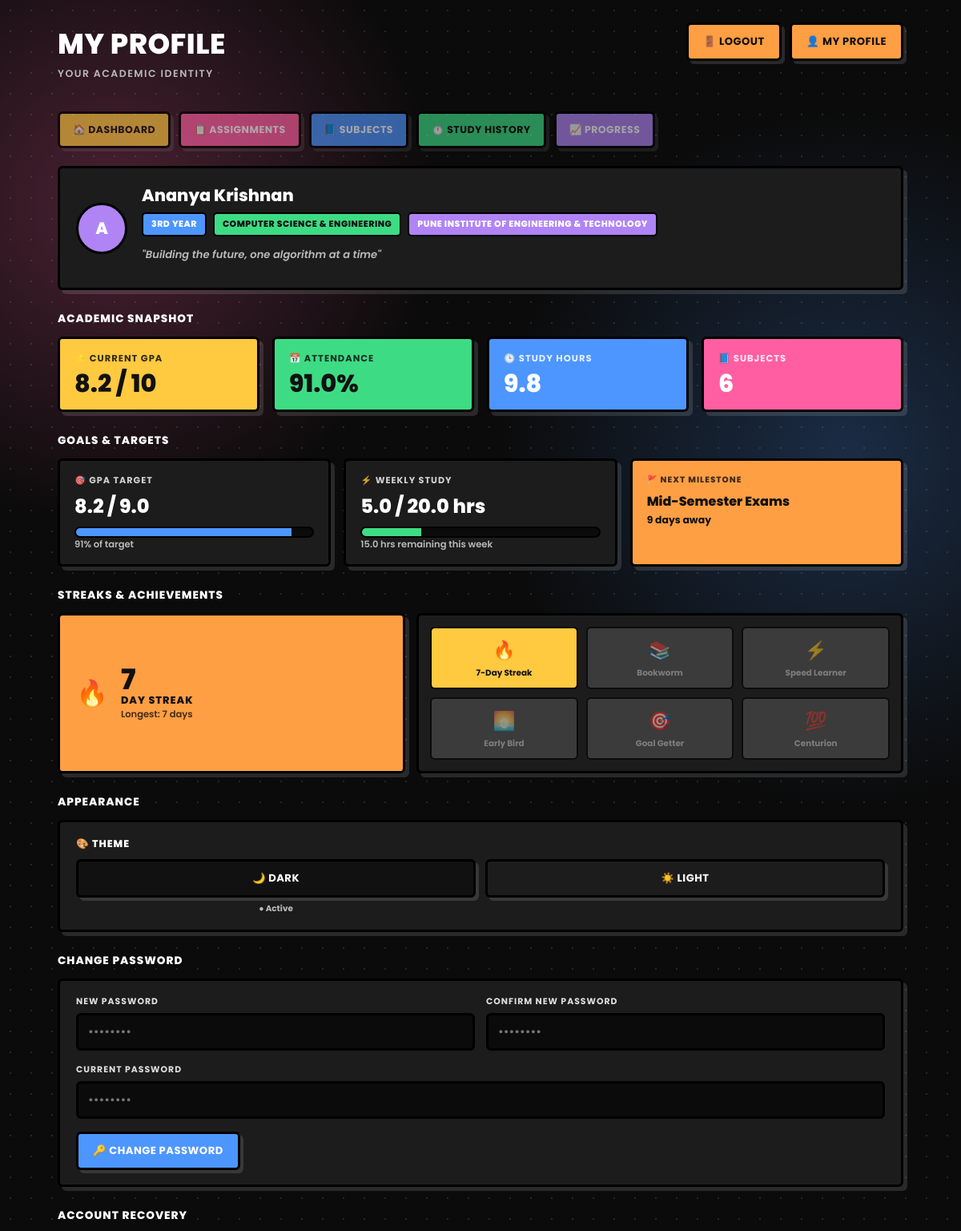
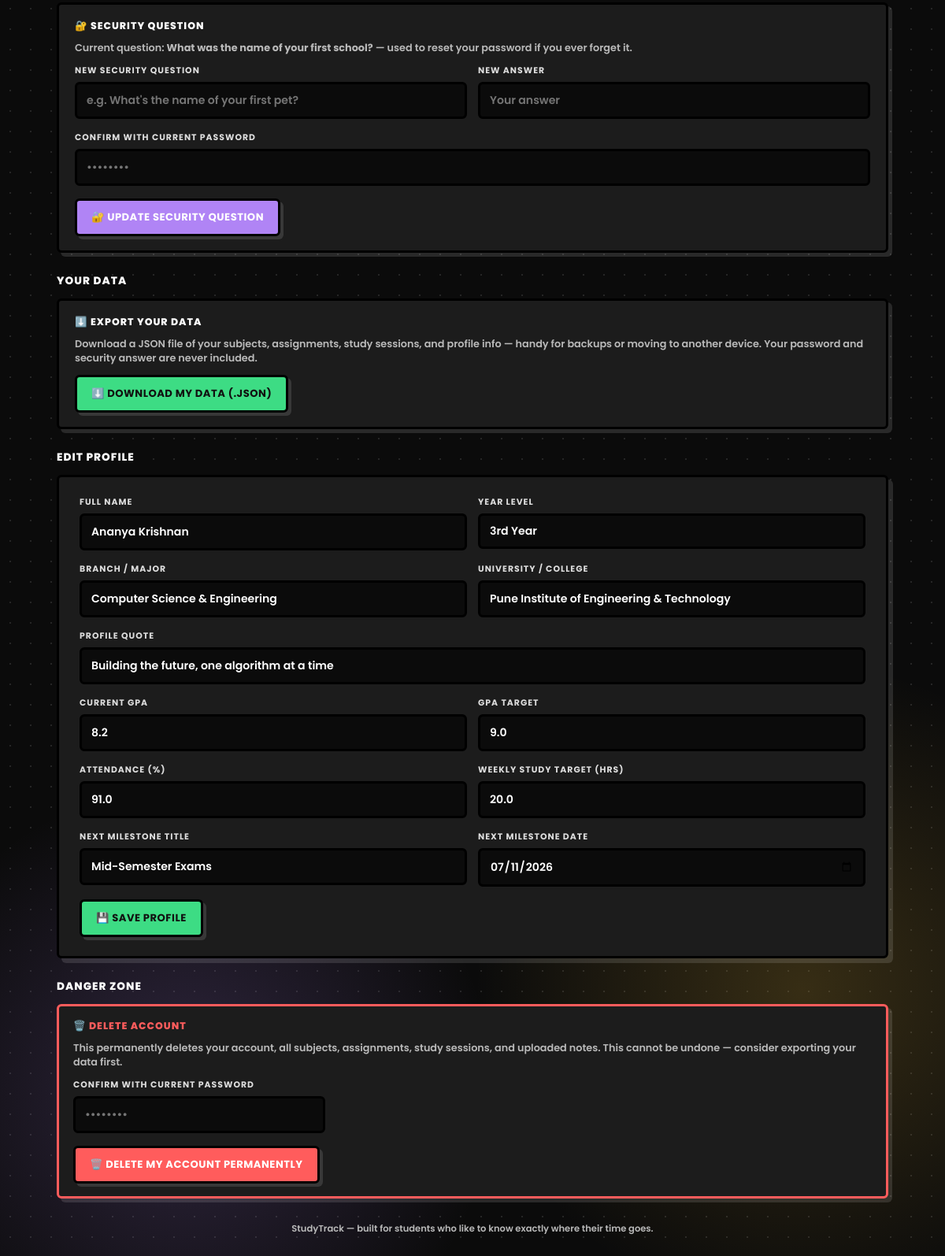
The app's page /profile (signed in) with its own data (2 pictures, top to bottom).
### app.py (models this page shows)
class User(db.Model, UserMixin):
    id = db.Column(db.Integer, primary_key=True)
    email = db.Column(db.String(150), unique=True, nullable=False)
    password_hash = db.Column(db.String(255), nullable=False)
    name = db.Column(db.String(120), default='')
    year_level = db.Column(db.String(20), default='1st Year')
    branch = db.Column(db.String(120), default='')
    university = db.Column(db.String(150), default='')
    bio = db.Column(db.String(255), default='Building the future, one algorithm at a time')
    theme = db.Column(db.String(10), default='dark')  # 'dark' or 'light'
    security_question = db.Column(db.String(200), default='')
    security_answer_hash = db.Column(db.String(255), default='')
    gpa_current = db.Column(db.Float, default=0.0)
    gpa_target = db.Column(db.Float, default=9.0)
    attendance = db.Column(db.Float, default=0.0)
    weekly_study_target = db.Column(db.Float, default=15.0)  # hours
    next_milestone_title = db.Column(db.String(150), default='')
    next_milestone_date = db.Column(db.Date, nullable=True)
    active_subject_id = db.Column(db.Integer, db.ForeignKey('subject.id'), nullable=True)
    active_started_at = db.Column(db.DateTime, nullable=True)
    active_stopped_at = db.Column(db.DateTime, nullable=True)
    created_at = db.Column(db.DateTime, default=datetime.utcnow)
    subjects = db.relationship('Subject', backref='owner', cascade='all, delete-orphan',
                                foreign_keys='Subject.user_id')
    assignments = db.relationship('Assignment', backref='owner', cascade='all, delete-orphan')
    study_sessions = db.relationship('StudySession', backref='owner', cascade='all, delete-orphan')

### app.py (the view, shortened to what this page needs)
@app.route('/profile', methods=['GET', 'POST'])
@login_required
def profile():
    subjects_count = Subject.query.filter_by(user_id=current_user.id).count()
    total_minutes = db.session.query(db.func.coalesce(db.func.sum(StudySession.duration_minutes), 0)).filter_by(
        user_id=current_user.id
    ).scalar()
    total_hours = round((total_minutes or 0) / 60, 1)
    today = date.today()
    week_start = today - timedelta(days=today.weekday())
    week_minutes = db.session.query(db.func.coalesce(db.func.sum(StudySession.duration_minutes), 0)).filter(
        StudySession.user_id == current_user.id,
        StudySession.session_date >= week_start
    ).scalar()
    week_hours = round((week_minutes or 0) / 60, 1)
    day_set = days_with_sessions(current_user.id)
    current_streak = calculate_current_streak(day_set)
    longest_streak = calculate_longest_streak(day_set)
    badges = get_badges(current_user, subjects_count, longest_streak, total_hours)
    gpa_progress_pct = min(round((current_user.gpa_current / current_user.gpa_target) * 100), 100) if current_user.gpa_target else 0
    week_progress_pct = min(round((week_hours / current_user.weekly_study_target) * 100), 100) if current_user.weekly_study_target else 0
    days_away = None
    if current_user.next_milestone_date:
        days_away = (current_user.next_milestone_date - today).days
    return render_template(
        'profile.html',
        subjects_count=subjects_count,
        total_hours=total_hours,
        week_hours=week_hours,
        current_streak=current_streak,
        longest_streak=longest_streak,
        badges=badges,
        gpa_progress_pct=gpa_progress_pct,
        week_progress_pct=week_progress_pct,
        days_away=days_away,
        year_levels=YEAR_LEVELS,
    )

### app.py (called while the page is built, shortened)
@login_manager.user_loader
def load_user(user_id):
    return User.query.get(int(user_id))

def days_with_sessions(user_id):
    rows = db.session.query(StudySession.session_date).filter(
        StudySession.user_id == user_id
    ).distinct().all()
    return set(r[0] for r in rows if r[0] is not None)

def calculate_current_streak(day_set):
    if not day_set:
        return 0
    streak = 0
    cur = date.today()
    while cur in day_set:
        streak += 1
        cur -= timedelta(days=1)
    return streak

def calculate_longest_streak(day_set):
    if not day_set:
        return 0
    days = sorted(day_set)
    longest = 1
    cur = 1
    for i in range(1, len(days)):
        if (days[i] - days[i - 1]).days == 1:
            cur += 1
        else:
            cur = 1
        longest = max(longest, cur)
    return longest

def get_badges(user, subjects_count, longest_streak, total_hours):
    badges = [
        {'name': '7-Day Streak', 'icon': '🔥', 'unlocked': longest_streak >= 7},
        {'name': 'Bookworm', 'icon': '📚', 'unlocked': subjects_count >= 10},
        {'name': 'Speed Learner', 'icon': '⚡', 'unlocked': total_hours >= 50},
        {'name': 'Early Bird', 'icon': '🌅', 'unlocked': StudySession.query.filter(
            StudySession.user_id == user.id, StudySession.start_time != '',
            StudySession.start_time < '07:00'
        ).first() is not None},
        {'name': 'Goal Getter', 'icon': '🎯', 'unlocked': user.gpa_current >= user.gpa_target and user.gpa_current > 0},
        {'name': 'Centurion', 'icon': '💯', 'unlocked': total_hours >= 100},
    ]
    return badges

@app.context_processor
def inject_active_timer():
    return {'global_active_timer': None}

### templates/profile.html (shortened to what this page needs)
{% extends "base.html" %}
{% block page_title %}My Profile{% endblock %}
{% block page_subtitle %}Your academic identity{% endblock %}
{% block top_actions %}
<a href="{{ url_for('logout') }}" class="btn btn-orange">🚪 Logout</a>
{% endblock %}
{% block content %}
<div class="profile-header">
  <div class="avatar-circle">{{ current_user.name[:1]|upper if current_user.name else '?' }}</div>
  <div>
    <p class="profile-name">{{ current_user.name or 'Unnamed Student' }}</p>
    <div class="profile-tags">
      <span class="badge badge-blue">{{ current_user.year_level }}</span>
      {% if current_user.branch %}<span class="badge badge-green">{{ current_user.branch }}</span>{% endif %}
      {% if current_user.university %}<span class="badge badge-purple">{{ current_user.university }}</span>{% endif %}
    </div>
    {% if current_user.bio %}<p class="profile-quote">"{{ current_user.bio }}"</p>{% endif %}
  </div>
</div>
<div class="section-heading">Academic Snapshot</div>
<div class="stat-grid">
  <div class="stat-box sb-yellow">
    <div class="label">⭐ Current GPA</div>
    <div class="value">{{ current_user.gpa_current }} / 10</div>
  </div>
  <div class="stat-box sb-green">
    <div class="label">📅 Attendance</div>
    <div class="value">{{ current_user.attendance }}%</div>
  </div>
  <div class="stat-box sb-blue">
    <div class="label">🕒 Study Hours</div>
    <div class="value">{{ total_hours }}</div>
  </div>
  <div class="stat-box sb-pink">
    <div class="label">📘 Subjects</div>
    <div class="value">{{ subjects_count }}</div>
  </div>
</div>
<div class="section-heading">Goals & Targets</div>
<div class="stat-grid" style="grid-template-columns: repeat(auto-fit, minmax(220px, 1fr));">
  <div class="goal-box">
    <div class="label">🎯 GPA Target</div>
    <div class="value">{{ current_user.gpa_current }} / {{ current_user.gpa_target }}</div>
    <div class="progress-track"><div class="progress-fill" style="width:{{ gpa_progress_pct }}%;"></div></div>
    <div class="sub">{{ gpa_progress_pct }}% of target</div>
  </div>
  <div class="goal-box">
    <div class="label">⚡ Weekly Study</div>
    <div class="value">{{ week_hours }} / {{ current_user.weekly_study_target }} hrs</div>
    <div class="progress-track"><div class="progress-fill green" style="width:{{ week_progress_pct }}%;"></div></div>
    <div class="sub">{{ [current_user.weekly_study_target - week_hours, 0]|max }} hrs remaining this week</div>
  </div>
  <div class="milestone-box">
    <div class="label">🚩 Next Milestone</div>
    <div class="title">{{ current_user.next_milestone_title or 'Not set' }}</div>
    {% if days_away is not none %}
      <div class="days">{{ days_away }} day{{ 's' if days_away != 1 }} away</div>
    {% endif %}
  </div>
</div>
<div class="section-heading">Streaks & Achievements</div>
<div class="field-grid" style="grid-template-columns: 1fr 1.4fr;">
  <div class="streak-box">
    <div style="font-size:2rem;">🔥</div>
    <div>
      <div class="num">{{ current_streak }}</div>
      <div class="lbl">Day Streak</div>
      <div class="longest">Longest: {{ longest_streak }} days</div>
    </div>
  </div>
  <div class="badge-shelf">
    {% for b in badges %}
    <div class="badge-item {{ 'unlocked b' ~ loop.index0 if b.unlocked else 'locked' }}">
      <div class="ic">{{ b.icon }}</div>
      {{ b.name }}
    </div>
    {% endfor %}
  </div>
</div>
<div class="section-heading">Appearance</div>
<div class="panel panel-dark">
  <div class="panel-label">🎨 Theme</div>
  <div class="theme-row">
    <div class="theme-option">
      <form method="POST" action="{{ url_for('set_theme', mode='dark') }}">
        <button type="submit" class="btn btn-dark btn-block">🌙 Dark</button>
      </form>
      <div class="active-mark">{{ '● Active' if current_user.theme == 'dark' else '' }}</div>
    </div>
    <div class="theme-option">
      <form method="POST" action="{{ url_for('set_theme', mode='light') }}">
        <button type="submit" class="btn btn-outline btn-block">☀️ Light</button>
      </form>
    </div>
  </div>
</div>
<div class="section-heading">Change Password</div>
<div class="panel panel-dark">
  <form method="POST" action="{{ url_for('change_password') }}">
    <div class="field-grid auth-field">
      <div class="field">
        <label>New Password</label>
        <input type="password" name="new_password" placeholder="••••••••" required minlength="6">
      </div>
      <div class="field">
        <label>Confirm New Password</label>
        <input type="password" name="confirm_password" placeholder="••••••••" required minlength="6">
      </div>
    </div>
    <div class="auth-field field">
      <label>Current Password</label>
      <input type="password" name="current_password" placeholder="••••••••" required>
    </div>
    <button type="submit" class="btn btn-blue">🔑 Change Password</button>
  </form>
</div>
<div class="section-heading">Account Recovery</div>
<div class="panel panel-dark">
  <div class="panel-label">🔐 Security Question</div>
  <p style="font-size:0.8rem; color:var(--text-dim); font-weight:600; margin:0 0 12px;">
    Current question: <strong>{{ current_user.security_question or 'Not set' }}</strong>
    — used to reset your password if you ever forget it.
  </p>
  <form method="POST" action="{{ url_for('update_security') }}">
    <div class="field-grid auth-field">
      <div class="field">
        <label>New Security Question</label>
        <input type="text" name="security_question" placeholder="e.g. What's the name of your first pet?">
      </div>
      <div class="field">
        <label>New Answer</label>
        <input type="text" name="security_answer" placeholder="Your answer">
      </div>
    </div>
    <div class="auth-field field">
      <label>Confirm with Current Password</label>
      <input type="password" name="current_password" placeholder="••••••••" required>
    </div>
    <button type="submit" class="btn btn-purple">🔐 Update Security Question</button>
  </form>
</div>
<div class="section-heading">Your Data</div>
<div class="panel panel-dark">
  <div class="panel-label">⬇️ Export Your Data</div>
  <p style="font-size:0.8rem; color:var(--text-dim); font-weight:600; margin:0 0 12px;">
    Download a JSON file of your subjects, assignments, study sessions, and profile
    info — handy for backups or moving to another device. Your password and security
    answer are never included.
  </p>
  <a href="{{ url_for('export_data') }}" class="btn btn-green">⬇️ Download My Data (.json)</a>
</div>
<div class="section-heading">Edit Profile</div>
<div class="form-card" style="max-width:none;">
  <form method="POST" action="{{ url_for('profile') }}">
    <div class="field-grid auth-field">
      <div class="field">
        <label>Full Name</label>
        <input type="text" name="name" value="{{ current_user.name }}">
      </div>
      <div class="field">
        <label>Year Level</label>
        <select name="year_level">
          {% for y in year_levels %}
          <option value="{{ y }}" {{ 'selected' if current_user.year_level == y }}>{{ y }}</option>
          {% endfor %}
        </select>
      </div>
    </div>
    <div class="field-grid auth-field">
      <div class="field">
        <label>Branch / Major</label>
        <input type="text" name="branch" value="{{ current_user.branch }}">
      </div>
      <div class="field">
        <label>University / College</label>
        <input type="text" name="university" value="{{ current_user.university }}">
      </div>
    </div>
    <div class="auth-field field">
      <label>Profile Quote</label>
      <input type="text" name="bio" value="{{ current_user.bio }}">
    </div>
    <div class="field-grid auth-field">
      <div class="field">
        <label>Current GPA</label>
        <input type="number" step="0.1" min="0" max="10" name="gpa_current" value="{{ current_user.gpa_current }}">
      </div>
      <div class="field">
        <label>GPA Target</label>
        <input type="number" step="0.1" min="0" max="10" name="gpa_target" value="{{ current_user.gpa_target }}">
      </div>
    </div>
    <div class="field-grid auth-field">
      <div class="field">
        <label>Attendance (%)</label>
        <input type="number" step="0.1" min="0" max="100" name="attendance" value="{{ current_user.attendance }}">
      </div>
      <div class="field">
        <label>Weekly Study Target (hrs)</label>
        <input type="number" step="0.5" min="0" name="weekly_study_target" value="{{ current_user.weekly_study_target }}">
      </div>
    </div>
    <div class="field-grid auth-field">
      <div class="field">
        <label>Next Milestone Title</label>
        <input type="text" name="next_milestone_title" placeholder="e.g. Engineering Maths II Exam" value="{{ current_user.next_milestone_title }}">
      </div>
      <div class="field">
        <label>Next Milestone Date</label>
        <input type="date" name="next_milestone_date" value="{{ current_user.next_milestone_date.isoformat() if current_user.next_milestone_date else '' }}">
      </div>
    </div>
    <button type="submit" class="btn btn-green">💾 Save Profile</button>
  </form>
</div>
<div class="section-heading">Danger Zone</div>
<div class="danger-zone">
  <div class="panel-label" style="color:var(--c-red);">🗑️ Delete Account</div>
  <p style="font-size:0.8rem; color:var(--text-dim); font-weight:600; margin:0 0 12px;">
    This permanently deletes your account, all subjects, assignments, study sessions,
    and uploaded notes. This cannot be undone — consider exporting your data first.
  </p>
  <form method="POST" action="{{ url_for('delete_account') }}"
        onsubmit="return confirmDelete('This will permanently delete your account and ALL your data. Are you absolutely sure?')">
    <div class="auth-field field" style="max-width:320px;">
      <label>Confirm with Current Password</label>
      <input type="password" name="current_password" placeholder="••••••••" required>
    </div>
    <button type="submit" class="btn btn-red">🗑️ Delete My Account Permanently</button>
  </form>
</div>
{% endblock %}

### records on screen
User: name "A", name "Ananya Krishnan", year_level "3RD YEAR", branch "COMPUTER SCIENCE & ENGINEERING", university "PUNE INSTITUTE OF ENGINEERING & TECHNOLOGY", bio "Building the future, one algorithm at a time", gpa_current "8.2", attendance "91.0", gpa_target "9.0", weekly_study_target "20.0", next_milestone_title "Mid-Semester Exams", theme "● Active", security_question "What was the name of your first school?", branch "Computer Science & Engineering", university "Pune Institute of Engineering & Technology", next_milestone_date "07/11/2026"

### other values on screen
{{ total_hours }} "9.8"
{{ subjects_count }} "6"
{{ gpa_progress_pct }} "91"
{{ week_hours }} "5.0"
{{ [current_user.weekly_study_target - week_hours, 0]|max }} "15.0"
{{ days_away }} "9"
{{ 's' if days_away != 1 }} "s"
{{ current_streak }} "7"
{{ longest_streak }} "7"
{{ b.icon }} "🔥" "📚" "⚡" "🌅" "🎯"
{{ b.name }} "7-Day Streak" "Bookworm" "Speed Learner" "Early Bird" "Goal Getter" "Centurion"
form field year_level "3rd Year"
